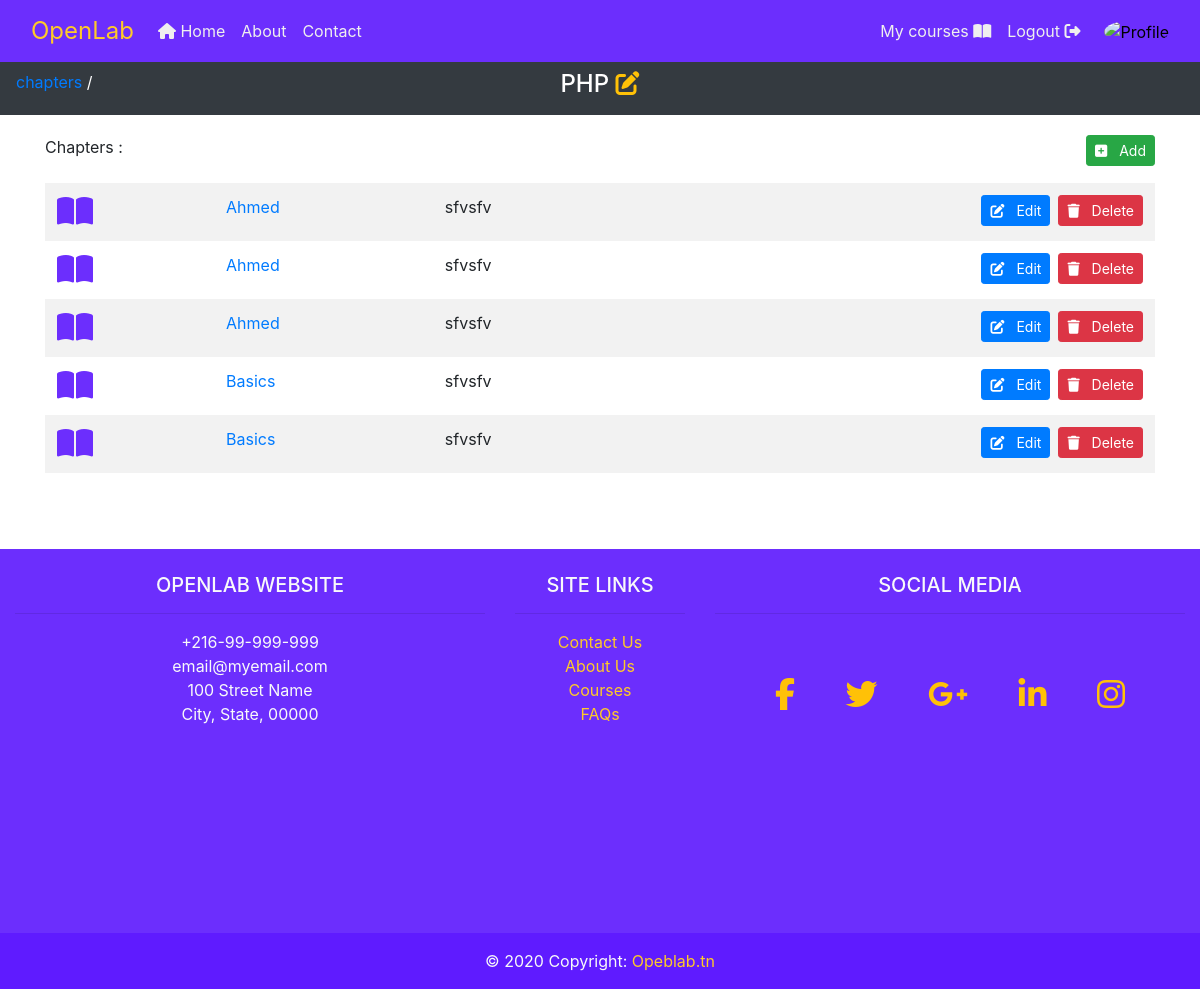
/courses/php/chapters/ (signed in), run on an earlier commit of the app's database.
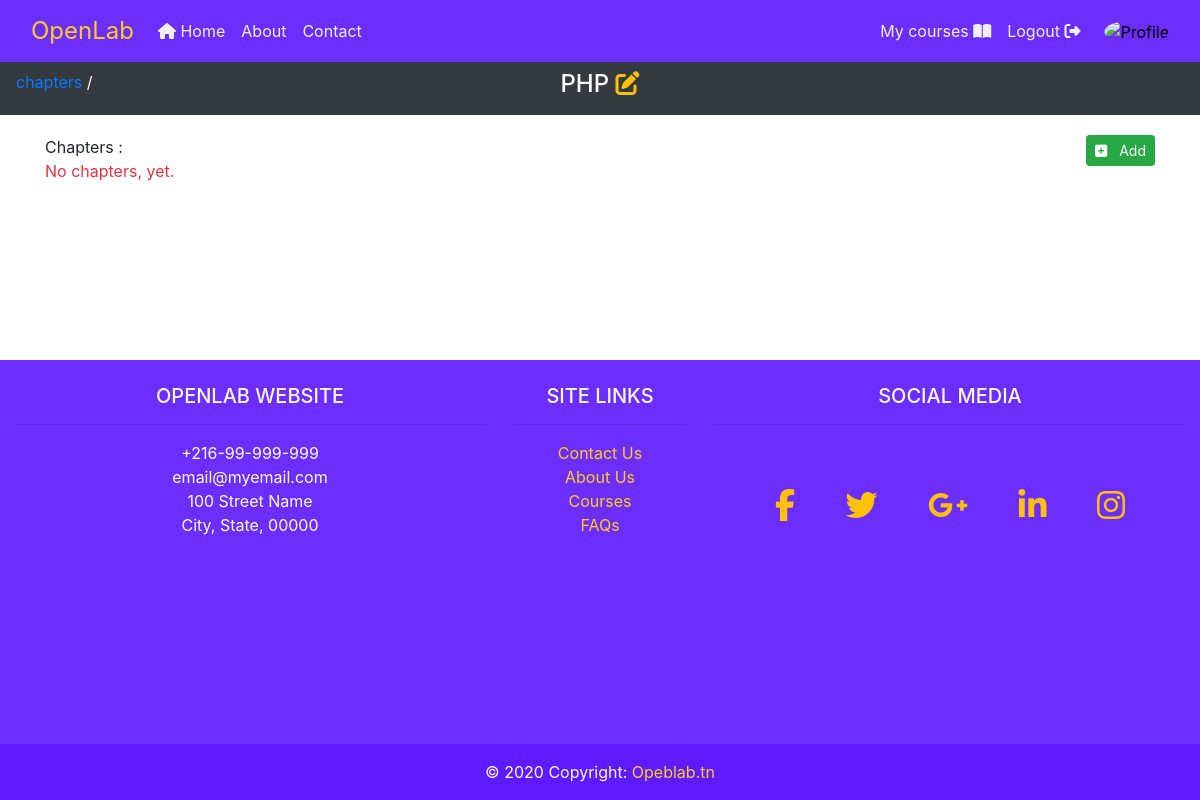
And on a later commit of the database.
### courses/models.py (models this page shows, shortened)
class Course(models.Model):
	slug 		= models.SlugField(unique=True)
	name 		= models.CharField(max_length=50)
	detail 		= models.CharField(max_length=250, verbose_name='About the course')
	thumbnail 	= models.ImageField(upload_to='courses/thumbnails/', null=True)
	teacher 	= models.ForeignKey(Teacher, on_delete=models.CASCADE)
	students 	= models.ManyToManyField(Student, related_name='students_to_course')
	created_date 		= models.DateTimeField(auto_now_add=True)
	last_update_date 	= models.DateTimeField(auto_now=True)

class Chapter(models.Model):
	slug 		= models.SlugField()
	name 		= models.CharField(max_length=20)
	detail 		= models.CharField(max_length=250, verbose_name='About the chapter')
	index 		= models.IntegerField(default=1, null=False)
	content 	= RichTextUploadingField(null=True)
	course 		= models.ForeignKey(Course, on_delete=models.CASCADE)
	created_date		= models.DateTimeField(auto_now_add=True)
	last_update_date 	= models.DateTimeField(auto_now=True)

### courses/views.py (the view)
# urls.py: path('chapters/', views.chapter_list, name='chapter_list'),
def chapter_list(request, course_slug):
	course = get_object_or_404(Course, slug=course_slug)
	chapter_list = course.chapter_set.all()
	context = {
		'title': course.name,
		'course': course,
		'chapter_list': chapter_list,
		'owner': course.teacher.user == request.user,
	}
	return render(request, 'chapters/chapter_list.html', context)

### users/models.py (called while the page is built)
	def get_picture_url(self):
		if self.picture:
			return self.picture.url
		else:
			if self.is_student:
				return '/media/users/pictures/student-default.png'
			elif self.is_teacher:
				return '/media/users/pictures/teacher-default.png'
			else:
				return '/media/users/pictures/default.png'

### courses/templates/chapters/chapter_list.html (shortened to what this page needs)
{% extends "base.html" %}
{% block sub_nav %}
	<div class="py-2 text-center bg-dark text-white">
		<p class="float-left ml-3 position-absolute">
			<a href="{% url 'courses:chapter_list' course.slug %}">chapters</a> /
		</p>
		<br class="d-xm-block d-lg-none">
		<h4>
			{{ course.name }}
			{% if owner %}
				<a href="{% url 'courses:update' course.slug %}" class="text-warning">
					<i class="fas fa-edit"></i>
				</a>
			{% endif %}
		</h4>
	</div>
{% endblock sub_nav %}
{% block content %}
		<div class="container">
			<div class="row">
				<div class="col-12">
					Chapters :
					{% if owner %}
						<a class="btn btn-sm float-right btn-success text-white px-2"
							href="{% url 'courses:chapter_create' course.slug %}">
							<i class="fas fa-plus-square mr-2"></i>
								Add
						</a>
					{% endif %}
					{% if chapter_list %}
						<table class="table table-borderless table-striped mt-4">
							<tbody>
								{% for chapter in chapter_list %}
									{% url 'courses:chapter:detail' course.slug chapter.slug as detail_url%}
									<tr onclick="location.href='{{ detail_url }}'" style="cursor: pointer;">
										<td><i class="fas fa-book-open fa-2x ol-text-primary"></i></td>
										<td>
											<a href="{{ detail_url }}">
												{{ chapter.name }}
											</a>
										</td>
										<td class="d-none d-sm-none d-md-block">{{ chapter.detail|slice:100 }}</td>
										<td>
											{% if owner %}
												<a class="btn btn-sm float-right btn-danger text-white px-2 ml-2"
													href="{% url 'courses:chapter:delete' course.slug chapter.slug %}">
													<i class="fas fa-trash mr-2"></i>
														Delete
												</a>
												<a class="btn btn-sm float-right btn-primary text-white px-2 "
													href="{% url 'courses:chapter:update_info' course.slug chapter.slug %}">
													<i class="fas fa-edit mr-2"></i>
														Edit
												</a>
											{% endif %}
										</td>
									</tr>
								{% endfor %}
							</tbody>
						</table>
					{% else %}
						<p class="text-danger">No chapters, yet.</p>
					{% endif %}
				</div>
			</div>
		</div>
{% endblock content %}

What changed in the data, as far as the page shows it:
removed Chapter: name "Ahmed", detail "sfvsfv"
removed Chapter: name "Ahmed", detail "sfvsfv"
removed Chapter: name "Ahmed", detail "sfvsfv"
removed Chapter: name "Basics", detail "sfvsfv"
removed Chapter: name "Basics", detail "sfvsfv"
Also different on the page:
text now shown: "No chapters, yet."
